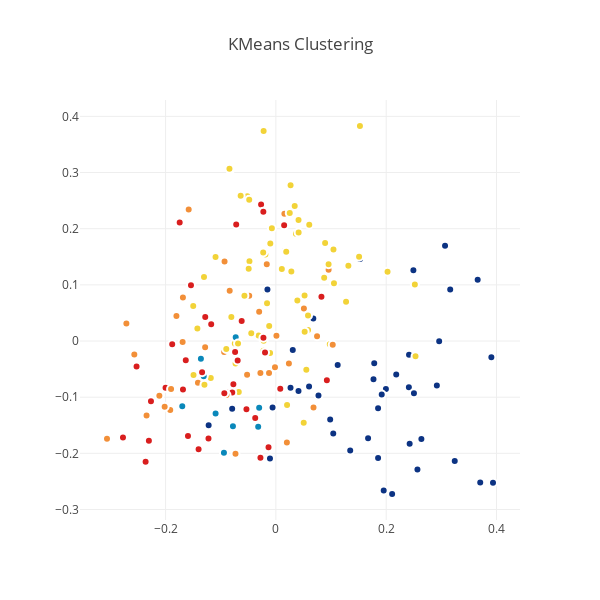

The notebook cell this image was saved under:
### Code cell
#plotting k-means clustering

trace_Kmeans = go.Scatter(x=X[:, 0], y= X[:, 1], mode="markers",
                    showlegend=False,
                    text = df['Name'],
                    hoverinfo = 'text',
                    marker=dict(
                            size=8,
                            color = clusters,
                            colorscale = 'Portland',
                            showscale=False, 
                            line = dict(
            width = 2,
            color = 'rgb(255, 255, 255)'
        )
                   ))
layout = dict(title = 'KMeans Clustering',
              hovermode= 'closest',
              yaxis = dict(zeroline = False),
              xaxis = dict(zeroline = False),
              showlegend= False,
              width=600,
              height=600,
             )

data = [trace_Kmeans]
fig1 = dict(data=data, layout= layout)
# fig1.append_trace(contour_list)
py.iplot(fig1, filename="svm")

### Figure 1 — Plotly figure (JSON) as saved in the notebook; plotly's stock layout.template omitted (floating-point values rounded to 4 significant figures; data arrays with more than 128 entries replaced by an {"elided": "..."} marker saying what was removed)
{"data": [{"hoverinfo": "text", "marker": {"color": {"elided": "192 int values"}, "colorscale": "Portland", "line": {"color": "rgb(255, 255, 255)", "width": 2}, "showscale": false, "size": 8}, "mode": "markers", "showlegend": false, "text": {"elided": "192 str values"}, "type": "scatter", "uid": "1f5cafc4-8946-4cac-a893-3dc51856c68c", "x": {"elided": "192 float values"}, "y": {"elided": "192 float values"}}], "layout": {"height": 600, "hovermode": "closest", "showlegend": false, "title": {"text": "KMeans Clustering"}, "width": 600, "xaxis": {"zeroline": false}, "yaxis": {"zeroline": false}}}
